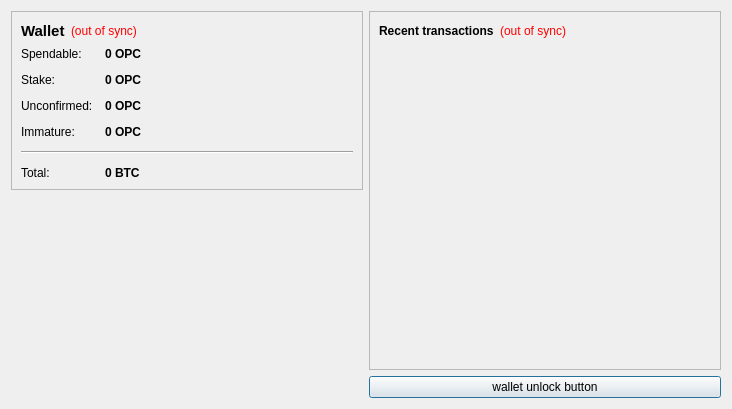
<?xml version="1.0" encoding="UTF-8"?>
<ui version="4.0">
 <class>OverviewPage</class>
 <widget class="QWidget" name="OverviewPage">
  <property name="geometry">
   <rect>
    <x>0</x>
    <y>0</y>
    <width>732</width>
    <height>409</height>
   </rect>
  </property>
  <property name="windowTitle">
   <string>Form</string>
  </property>
  <layout class="QHBoxLayout" name="horizontalLayout" stretch="0,0">
   <item>
    <layout class="QVBoxLayout" name="verticalLayout_2">
     <item>
      <widget class="QFrame" name="frame">
       <property name="frameShape">
        <enum>QFrame::StyledPanel</enum>
       </property>
       <property name="frameShadow">
        <enum>QFrame::Raised</enum>
       </property>
       <layout class="QVBoxLayout" name="verticalLayout_4">
        <item>
         <layout class="QHBoxLayout" name="horizontalLayout_4">
          <item>
           <widget class="QLabel" name="label_5">
            <property name="font">
             <font>
              <pointsize>11</pointsize>
              <weight>75</weight>
              <bold>true</bold>
             </font>
            </property>
            <property name="text">
             <string>Wallet</string>
            </property>
           </widget>
          </item>
          <item>
           <widget class="QLabel" name="labelWalletStatus">
            <property name="toolTip">
             <string>The displayed information may be out of date. Your wallet automatically synchronizes with the OpecCoin network after a connection is established, but this process has not completed yet.</string>
            </property>
            <property name="styleSheet">
             <string notr="true">QLabel { color: red; }</string>
            </property>
            <property name="text">
             <string notr="true">(out of sync)</string>
            </property>
            <property name="alignment">
             <set>Qt::AlignLeading|Qt::AlignLeft|Qt::AlignVCenter</set>
            </property>
           </widget>
          </item>
          <item>
           <spacer name="horizontalSpacer_2">
            <property name="orientation">
             <enum>Qt::Horizontal</enum>
            </property>
            <property name="sizeHint" stdset="0">
             <size>
              <width>40</width>
              <height>20</height>
             </size>
            </property>
           </spacer>
          </item>
         </layout>
        </item>
        <item>
         <layout class="QFormLayout" name="formLayout_2">
          <property name="fieldGrowthPolicy">
           <enum>QFormLayout::AllNonFixedFieldsGrow</enum>
          </property>
          <property name="horizontalSpacing">
           <number>12</number>
          </property>
          <property name="verticalSpacing">
           <number>12</number>
          </property>
          <item row="0" column="0">
           <widget class="QLabel" name="label">
            <property name="text">
             <string>Spendable:</string>
            </property>
           </widget>
          </item>
          <item row="0" column="1">
           <widget class="QLabel" name="labelBalance">
            <property name="font">
             <font>
              <weight>75</weight>
              <bold>true</bold>
             </font>
            </property>
            <property name="cursor">
             <cursorShape>IBeamCursor</cursorShape>
            </property>
            <property name="toolTip">
             <string>Your current spendable balance</string>
            </property>
            <property name="text">
             <string notr="true">0 OPC</string>
            </property>
            <property name="textInteractionFlags">
             <set>Qt::LinksAccessibleByMouse|Qt::TextSelectableByKeyboard|Qt::TextSelectableByMouse</set>
            </property>
           </widget>
          </item>
          <item row="1" column="0">
           <widget class="QLabel" name="label_6">
            <property name="text">
             <string>Stake:</string>
            </property>
           </widget>
          </item>
          <item row="1" column="1">
           <widget class="QLabel" name="labelStake">
            <property name="font">
             <font>
              <weight>75</weight>
              <bold>true</bold>
             </font>
            </property>
            <property name="cursor">
             <cursorShape>IBeamCursor</cursorShape>
            </property>
            <property name="toolTip">
             <string>Total of coins that was staked, and do not yet count toward the current balance</string>
            </property>
            <property name="text">
             <string notr="true">0 OPC</string>
            </property>
            <property name="textInteractionFlags">
             <set>Qt::LinksAccessibleByMouse|Qt::TextSelectableByKeyboard|Qt::TextSelectableByMouse</set>
            </property>
           </widget>
          </item>
          <item row="2" column="0">
           <widget class="QLabel" name="label_3">
            <property name="text">
             <string>Unconfirmed:</string>
            </property>
           </widget>
          </item>
          <item row="2" column="1">
           <widget class="QLabel" name="labelUnconfirmed">
            <property name="font">
             <font>
              <weight>75</weight>
              <bold>true</bold>
             </font>
            </property>
            <property name="cursor">
             <cursorShape>IBeamCursor</cursorShape>
            </property>
            <property name="toolTip">
             <string>Total of transactions that have yet to be confirmed, and do not yet count toward the current balance</string>
            </property>
            <property name="text">
             <string notr="true">0 OPC</string>
            </property>
            <property name="textInteractionFlags">
             <set>Qt::LinksAccessibleByMouse|Qt::TextSelectableByKeyboard|Qt::TextSelectableByMouse</set>
            </property>
           </widget>
          </item>
          <item row="3" column="0">
           <widget class="QLabel" name="labelImmatureText">
            <property name="text">
             <string>Immature:</string>
            </property>
           </widget>
          </item>
          <item row="3" column="1">
           <widget class="QLabel" name="labelImmature">
            <property name="font">
             <font>
              <weight>75</weight>
              <bold>true</bold>
             </font>
            </property>
            <property name="toolTip">
             <string>Mined balance that has not yet matured</string>
            </property>
            <property name="text">
             <string notr="true">0 OPC</string>
            </property>
            <property name="textInteractionFlags">
             <set>Qt::LinksAccessibleByMouse|Qt::TextSelectableByKeyboard|Qt::TextSelectableByMouse</set>
            </property>
           </widget>
          </item>
          <item row="4" column="0" colspan="2">
           <widget class="Line" name="line">
            <property name="orientation">
             <enum>Qt::Horizontal</enum>
            </property>
           </widget>
          </item>
          <item row="5" column="0">
           <widget class="QLabel" name="labelTotalText">
            <property name="text">
             <string>Total:</string>
            </property>
           </widget>
          </item>
          <item row="5" column="1">
           <widget class="QLabel" name="labelTotal">
            <property name="font">
             <font>
              <weight>75</weight>
              <bold>true</bold>
             </font>
            </property>
            <property name="cursor">
             <cursorShape>IBeamCursor</cursorShape>
            </property>
            <property name="toolTip">
             <string>Your current total balance</string>
            </property>
            <property name="text">
             <string notr="true">0 BTC</string>
            </property>
            <property name="textInteractionFlags">
             <set>Qt::LinksAccessibleByMouse|Qt::TextSelectableByKeyboard|Qt::TextSelectableByMouse</set>
            </property>
           </widget>
          </item>
         </layout>
        </item>
       </layout>
      </widget>
     </item>
     <item>
      <spacer name="verticalSpacer_4">
       <property name="orientation">
        <enum>Qt::Vertical</enum>
       </property>
       <property name="sizeHint" stdset="0">
        <size>
         <width>20</width>
         <height>40</height>
        </size>
       </property>
      </spacer>
     </item>
     <item>
      <widget class="QLabel" name="label_2">
       <property name="text">
        <string/>
       </property>
       <property name="pixmap">
        <pixmap resource="../bitcoin.qrc">:/images/Wallet_Logo</pixmap>
       </property>
       <property name="alignment">
        <set>Qt::AlignCenter</set>
       </property>
      </widget>
     </item>
     <item>
      <spacer name="verticalSpacer">
       <property name="orientation">
        <enum>Qt::Vertical</enum>
       </property>
       <property name="sizeHint" stdset="0">
        <size>
         <width>20</width>
         <height>40</height>
        </size>
       </property>
      </spacer>
     </item>
    </layout>
   </item>
   <item>
    <layout class="QVBoxLayout" name="verticalLayout_3">
     <item>
      <widget class="QFrame" name="frame_2">
       <property name="frameShape">
        <enum>QFrame::StyledPanel</enum>
       </property>
       <property name="frameShadow">
        <enum>QFrame::Raised</enum>
       </property>
       <layout class="QVBoxLayout" name="verticalLayout">
        <item>
         <layout class="QHBoxLayout" name="horizontalLayout_2">
          <item>
           <widget class="QLabel" name="label_4">
            <property name="text">
             <string>&lt;b&gt;Recent transactions&lt;/b&gt;</string>
            </property>
           </widget>
          </item>
          <item>
           <widget class="QLabel" name="labelTransactionsStatus">
            <property name="toolTip">
             <string>The displayed information may be out of date. Your wallet automatically synchronizes with the OpecCoin network after a connection is established, but this process has not completed yet.</string>
            </property>
            <property name="styleSheet">
             <string notr="true">QLabel { color: red; }</string>
            </property>
            <property name="text">
             <string notr="true">(out of sync)</string>
            </property>
            <property name="alignment">
             <set>Qt::AlignRight|Qt::AlignTrailing|Qt::AlignVCenter</set>
            </property>
           </widget>
          </item>
          <item>
           <spacer name="horizontalSpacer">
            <property name="orientation">
             <enum>Qt::Horizontal</enum>
            </property>
            <property name="sizeHint" stdset="0">
             <size>
              <width>40</width>
              <height>20</height>
             </size>
            </property>
           </spacer>
          </item>
         </layout>
        </item>
        <item>
         <widget class="QListView" name="listTransactions">
          <property name="styleSheet">
           <string notr="true">QListView { background: transparent; }</string>
          </property>
          <property name="frameShape">
           <enum>QFrame::NoFrame</enum>
          </property>
          <property name="verticalScrollBarPolicy">
           <enum>Qt::ScrollBarAlwaysOff</enum>
          </property>
          <property name="horizontalScrollBarPolicy">
           <enum>Qt::ScrollBarAlwaysOff</enum>
          </property>
          <property name="selectionMode">
           <enum>QAbstractItemView::NoSelection</enum>
          </property>
         </widget>
        </item>
       </layout>
      </widget>
     </item>
     <item>
      <widget class="QPushButton" name="unlockWalletButton">
       <property name="sizePolicy">
        <sizepolicy hsizetype="Minimum" vsizetype="Fixed">
         <horstretch>0</horstretch>
         <verstretch>0</verstretch>
        </sizepolicy>
       </property>
       <property name="maximumSize">
        <size>
         <width>16777214</width>
         <height>16777214</height>
        </size>
       </property>
       <property name="toolTip">
        <string/>
       </property>
       <property name="text">
        <string>wallet unlock button</string>
       </property>
       <property name="checkable">
        <bool>false</bool>
       </property>
       <property name="autoDefault">
        <bool>false</bool>
       </property>
       <property name="default">
        <bool>true</bool>
       </property>
       <property name="flat">
        <bool>false</bool>
       </property>
      </widget>
     </item>
    </layout>
   </item>
  </layout>
 </widget>
 <resources>
  <include location="../bitcoin.qrc"/>
 </resources>
 <connections/>
</ui>
